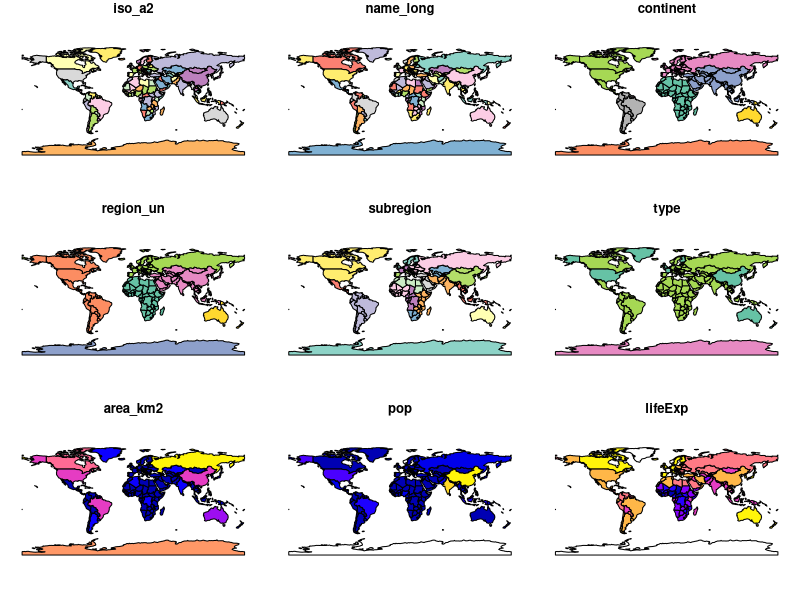
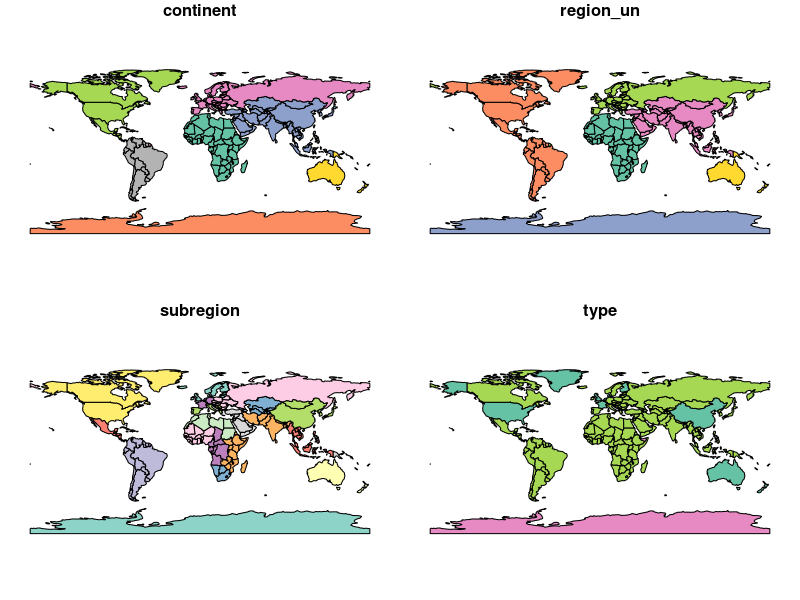
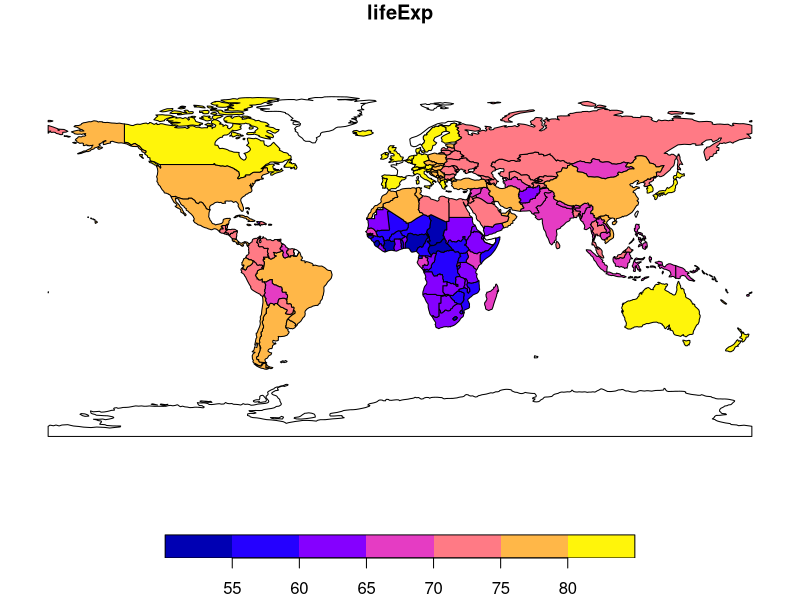
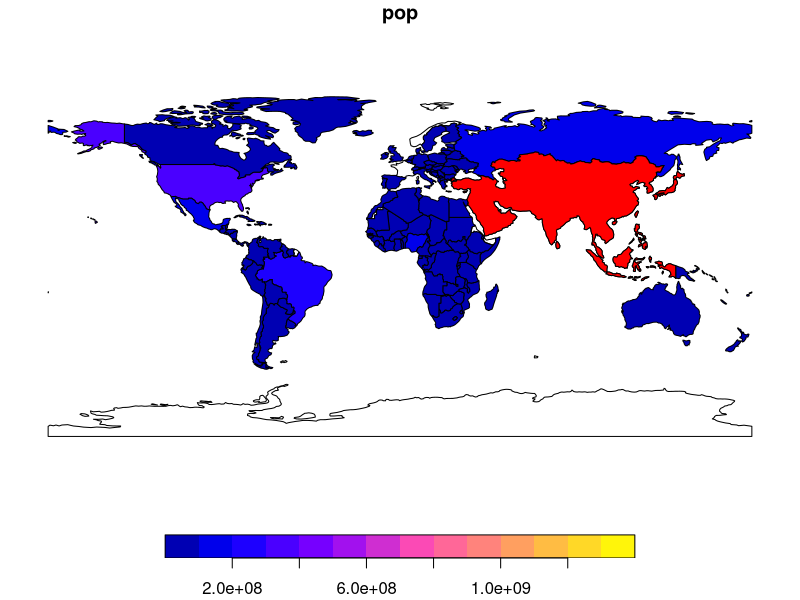
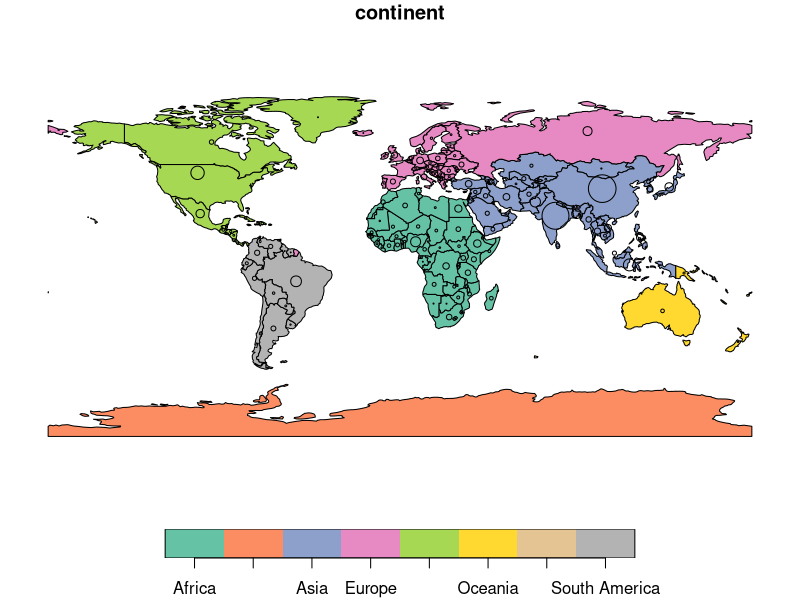
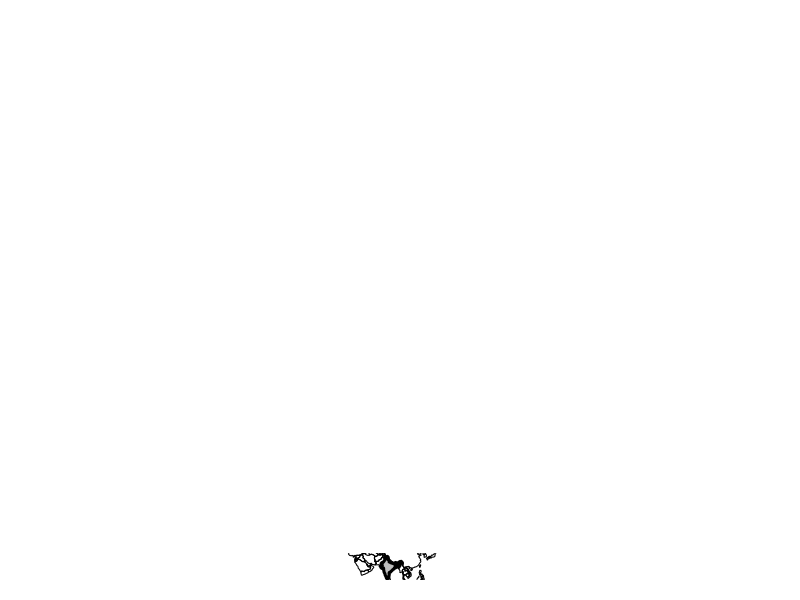

These figures' R source, in order:
# Spatial exercises and examples

library(sf)
library(raster)
library(spData)

## Introduction

names(world)
head(world)
plot(world)

summary(world["lifeExp"])

world_mini <- world[1:2, 1:3]
world_mini
#> Simple feature collection with 2 features and 3 fields
#> geometry type:  MULTIPOLYGON
#> dimension:      XY
#> bbox:           xmin: -180 ymin: -18.3 xmax: 180 ymax: -0.95
#> epsg (SRID):    4326
#> proj4string:    +proj=longlat +datum=WGS84 +no_defs
#>   iso_a2 name_long continent                           geom
#> 1     FJ      Fiji   Oceania MULTIPOLYGON (((180 -16.1, ...
#> 2     TZ  Tanzania    Africa MULTIPOLYGON (((33.9 -0.95,...

plot(world[3:6])
plot(world["lifeExp"])

#Plots canbe addative as layers
#the subsequent code chunk combines countries in Asia
world_asia = world[world$continent == "Asia", ]
asia = st_union(world_asia)
#now plot the Asian continent over a map of the world. Note that the first plot must only have one facet for add = TRUE to work. If the first plot has a key, reset = FALSE must be used (result not shown):

plot(world["pop"], reset = FALSE)
plot(asia, add = TRUE, col = "red")

#https://geocompr.robinlovelace.net/spatial-class.html#vector-data
#2.2.4 Base plot arguments
plot(world["continent"], reset = FALSE)
cex = sqrt(world$pop) / 10000
world_cents = st_centroid(world, of_largest = TRUE)
plot(st_geometry(world_cents), add = TRUE, cex = cex)

#and a bounding box example
india = world[world$name_long == "India", ]
plot(st_geometry(india), expandBB = c(0, 0.2, 0.1, 1), col = "gray", lwd = 3)
plot(world_asia[0], add = TRUE)
